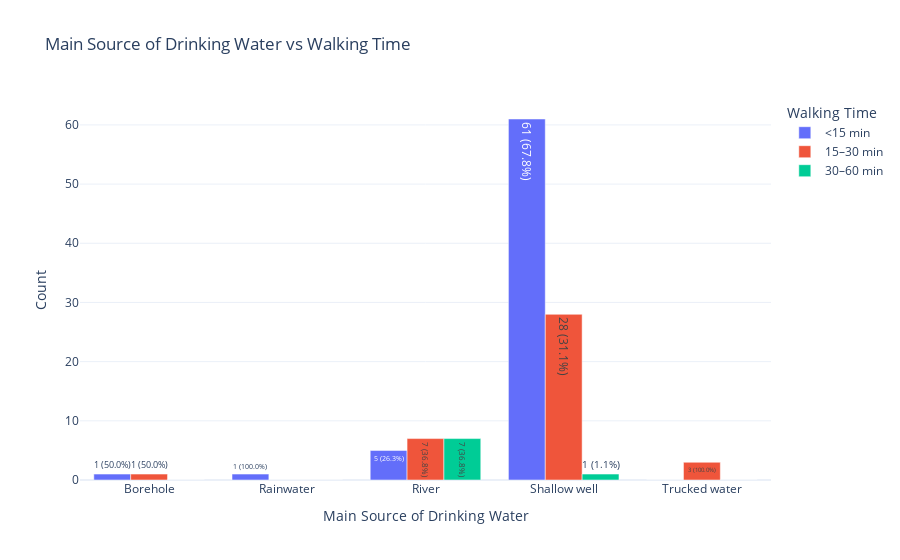

The cell this chart's notebook holds for it:
### Code cell
ct = pd.crosstab(df['Main source of drinking water'], df['Walking time to water source'])

# Calculate percentages per row (row-wise)
ct_percent = ct.div(ct.sum(axis=1), axis=0) * 100

# Create grouped bar chart
fig = go.Figure()

for col in ct.columns:
    fig.add_trace(go.Bar(
        x=ct.index,
        y=ct[col],
        name=col,
        text=[f"{v} ({p:.1f}%)" for v, p in zip(ct[col], ct_percent[col])],  # count + percentage
        textposition='auto'
    ))

fig.update_layout(
    barmode='group',
    title="Main Source of Drinking Water vs Walking Time",
    xaxis_title="Main Source of Drinking Water",
    yaxis_title="Count",
    template='plotly_white',
    legend_title="Walking Time"
)

fig.show()

### Figure 1 — Plotly figure (JSON) as saved in the notebook; plotly's stock layout.template omitted (floating-point values rounded to 4 significant figures)
{"data": [{"name": "<15 min", "text": ["1 (50.0%)", "1 (100.0%)", "5 (26.3%)", "61 (67.8%)", "0 (0.0%)"], "textposition": "auto", "type": "bar", "x": ["Borehole", "Rainwater", "River", "Shallow well", "Trucked water"], "y": [1, 1, 5, 61, 0]}, {"name": "15–30 min", "text": ["1 (50.0%)", "0 (0.0%)", "7 (36.8%)", "28 (31.1%)", "3 (100.0%)"], "textposition": "auto", "type": "bar", "x": ["Borehole", "Rainwater", "River", "Shallow well", "Trucked water"], "y": [1, 0, 7, 28, 3]}, {"name": "30–60 min", "text": ["0 (0.0%)", "0 (0.0%)", "7 (36.8%)", "1 (1.1%)", "0 (0.0%)"], "textposition": "auto", "type": "bar", "x": ["Borehole", "Rainwater", "River", "Shallow well", "Trucked water"], "y": [0, 0, 7, 1, 0]}], "layout": {"barmode": "group", "legend": {"title": {"text": "Walking Time"}}, "title": {"text": "Main Source of Drinking Water vs Walking Time"}, "xaxis": {"title": {"text": "Main Source of Drinking Water"}}, "yaxis": {"title": {"text": "Count"}}}}
